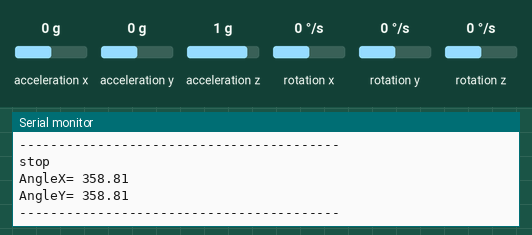
Recording of a sketch running on a simulated Arduino Uno, built with avr-gcc and run on an emulated ATmega328P. Parts: the last lines printed to the serial monitor. Wiring (inferred from the names in the program): MPU-6050 motion sensor at I2C address 0x68. The inputs (shaded band) are chosen by the test bench; at power-on: acceleration x 0 g, acceleration y 0 g, acceleration z 1 g, rotation x 0 °/s, rotation y 0 °/s, rotation z 0 °/s. No radio packets arrive unless stated.

Above: at 1.3 s.
1.4 s: acceleration x set to 1.4 g
At 1.9 s:
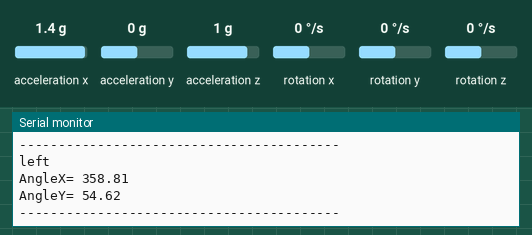
3.5 s: acceleration y set to -1.4 g
At 3.97 s:
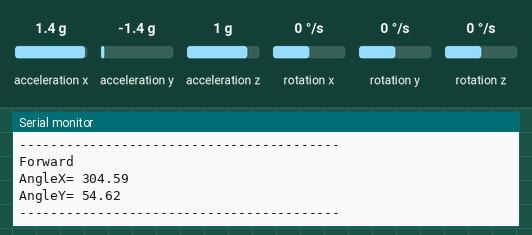
5.6 s: acceleration z set to -1.4 g
At 6.05 s:
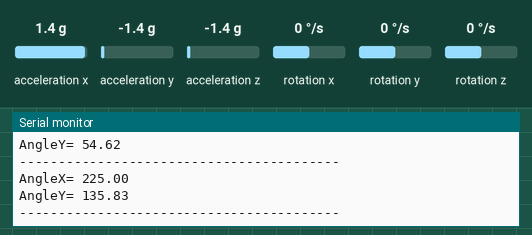
Timing chart, 0 to 8.6 s (numbered marks = the images above; inputs shaded):
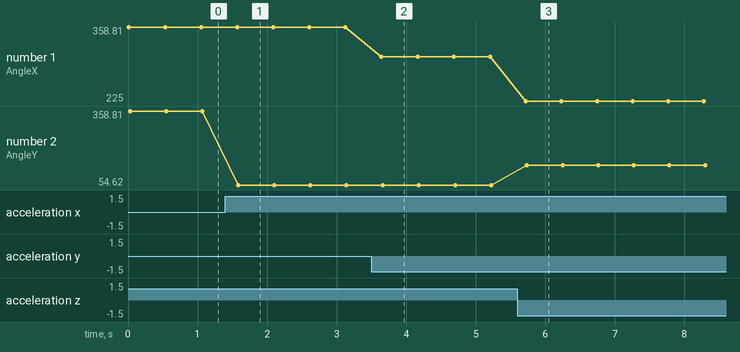

The sketch:

FDJANJPIPJTLNU0.ino
```cpp
//Written by Ahmet Burkay KIRNIK
//TR_CapaFenLisesi
//Measure Angle with a MPU-6050(GY-521)

#include<Wire.h>

const int MPU_addr=0x68;
int16_t AcX,AcY,AcZ,Tmp,GyX,GyY,GyZ;

int minVal=265;
int maxVal=402;

double x;
double y;
double z;

#include<SPI.h>
#include<RF24.h>
#include"nRF24L01.h"
RF24 radio(7,8);
const byte address[6] = "00001";

void setup(){
  Wire.begin();
  Wire.beginTransmission(MPU_addr);
  Wire.write(0x6B);
  Wire.write(0);
  Wire.endTransmission(true);
  Serial.begin(9600);
  radio.begin();
  radio.openWritingPipe(address);
  radio.setPALevel(RF24_PA_MIN);
  radio.stopListening();
}
void loop(){

  Wire.beginTransmission(MPU_addr);
  Wire.write(0x3B);
  Wire.endTransmission(false);
  Wire.requestFrom(MPU_addr,14,true);
  AcX=Wire.read()<<8|Wire.read();
  AcY=Wire.read()<<8|Wire.read();
  AcZ=Wire.read()<<8|Wire.read();
    int xAng = map(AcX,minVal,maxVal,-90,90);
    int yAng = map(AcY,minVal,maxVal,-90,90);
    int zAng = map(AcZ,minVal,maxVal,-90,90);

       x= RAD_TO_DEG * (atan2(-yAng, -zAng)+PI);
       y= RAD_TO_DEG * (atan2(-xAng, -zAng)+PI);
       z= RAD_TO_DEG * (atan2(-yAng, -xAng)+PI);

    if((x>345 || x<10) && (y>345 || y<10)){
      Serial.println("stop");
      const char text[] = "s";
      radio.write(&text,sizeof(text));
    }
    else if (x<310 && x>270){
      Serial.println("Forward");
      const char text[] = "f";
      radio.write(&text,sizeof(text));
    }
    else if (x>60 && x<100){
       Serial.println("backward");
       const char text[] = "b";
      radio.write(&text,sizeof(text));
    }
    else if (y<275 && y>255){
      Serial.println("right");
      const char text[] = "r";
      radio.write(&text,sizeof(text));
    }
    else if (y>45 && y<90){
       Serial.println("left");
       const char text[] = "l ";
      radio.write(&text,sizeof(text));
    }


   Serial.print("AngleX= ");
   Serial.println(x);

  Serial.print("AngleY= ");
  Serial.println(y);

   //Serial.print("AngleZ= ");
   //Serial.println(z);
   Serial.println("-----------------------------------------");
     delay(500);
}
```

Measured:
- after the input at 1.4 s, the serial monitor: prints a new line after 0.16 s (image 1)
- after the input at 3.5 s, the serial monitor: prints a new line after 0.14 s (image 2)
- after the input at 5.6 s, the serial monitor: prints a new line after 0.12 s (image 3)
- plotted number 1: 358.81 → 304.59 after the input at 3.5 s, 304.59 → 225 after the input at 5.6 s
- plotted number 2: 358.81 → 54.62 after the input at 1.4 s, 54.62 → 135.83 after the input at 5.6 s
